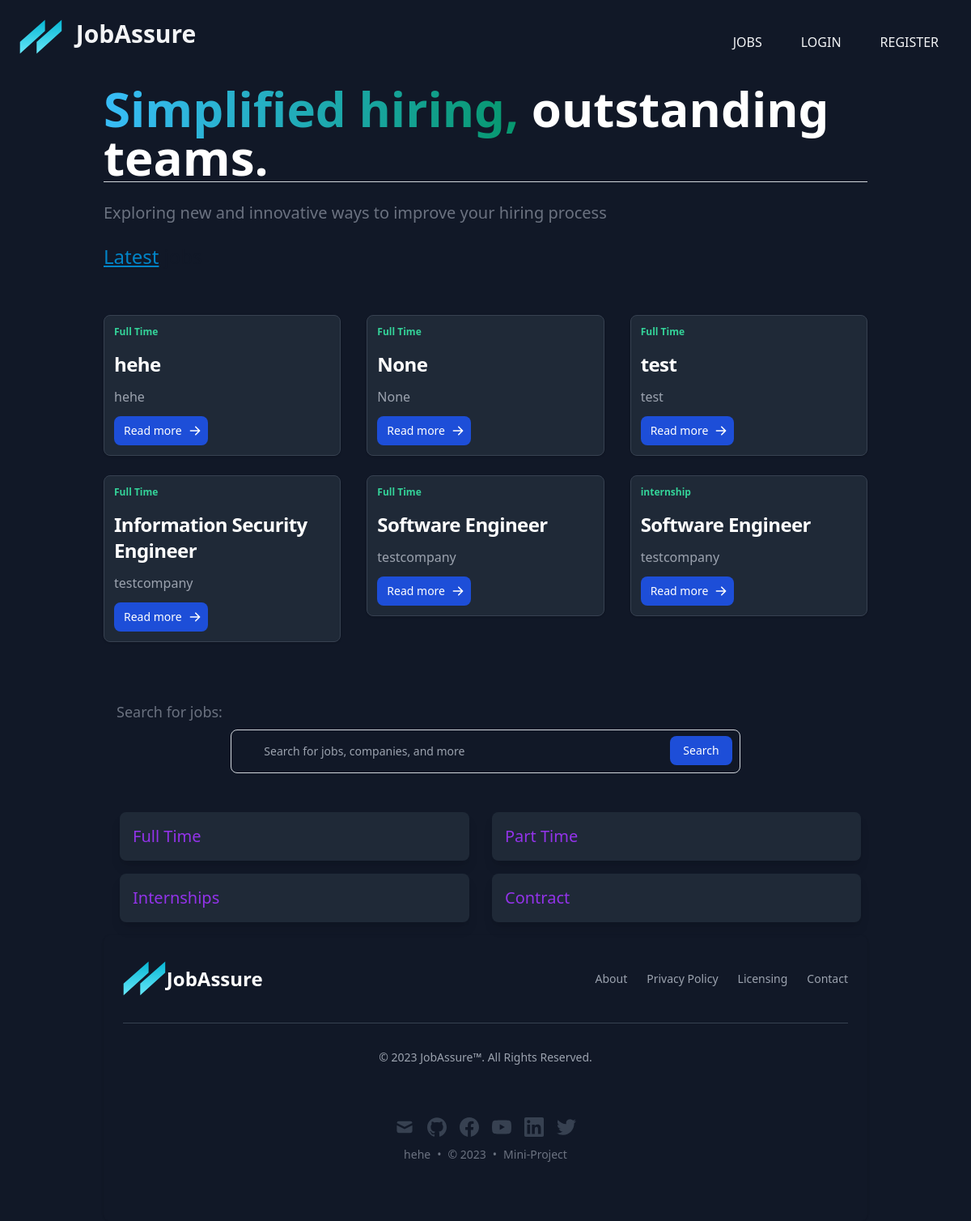
The page / on the database its author committed.
### dash/models.py (models this page shows)
class JobPost(models.Model):
    JOB_TYPE_CHOICES = (
        ('full_time', 'Full Time'),
        ('part_time', 'Part Time'),
        ('contract', 'Contract'),
        ('internship', 'Internship'),
        ('freelance', 'Freelance'),
    )
    user = models.ForeignKey(User, on_delete=models.CASCADE)
    title = models.CharField(max_length=200)
    company = models.CharField(max_length=200)
    description = models.TextField()
    job_type = models.CharField(max_length=20, choices=JOB_TYPE_CHOICES, default='full_time')
    created_at = models.DateTimeField(auto_now_add=True)

### front/views.py (the view)
# urls.py: path('', views.indexpage, name='indexpage'),
def indexpage(request):
    jobs = JobPost.objects.order_by('-created_at')[:6]  # slice the queryset to get only the first 6 jobs
    context = {'jobs': jobs}
    return render(request, 'index.html', context)

### front/templates/index.html (shortened to what this page needs)
<!doctype html>
<html>
<head>
  <script src="https://cdn.tailwindcss.com"></script>
</head>
<body class="bg-gray-900">
    {% include 'partials/nav.html' %}
    <div class="container mx-auto px-10">
      <h1 class="border-b border-gray-300 dark:border-gray-800 mb-6 text-4xl font-extrabold text-gray-900 dark:text-white md:text-5xl lg:text-6xl"><span class="text-transparent bg-clip-text bg-gradient-to-r to-emerald-600 from-sky-400">Simplified hiring, </span><span class="text-white">outstanding teams.</span></h1>
      <p class="text-lg font-normal text-gray-500 lg:text-xl dark:text-gray-400"> Exploring new and innovative ways to improve your hiring process</p>
      <br>
      <p class="text-2xl font-medium text-gray-900 dark:text-white pb-8">
          <span class="text-sky-600"><u>Latest</u></span> jobs
      </p>
      <br>
        <div class="flex flex-wrap -mx-4 justify-center h-full bg-gray-900">
          {% for job in jobs %}
            <div class="w-full md:w-1/2 lg:w-1/3 px-4 mb-6 transition-all duration-500 transform hover:scale-105">
              <div class="max-w-sm p-3 bg-gray-800 border border-gray-700 rounded-lg shadow hover:bg-gray-700">
                <div class="flex justify-between items-start mb-4">
                  {% if job.job_type == 'full_time' %}
                    <p class="text-xs font-semibold text-emerald-400">Full Time</p>
                  {% elif job.job_type == 'part_time' %}
                    <p class="text-xs font-semibold text-emerald-400">Part Time</p>
                  {% else %}
                    <p class="text-xs font-semibold text-emerald-400">{{ job.job_type }}</p>
                  {% endif %}
                </div>
                <a href="#" class="animate-bounce">
                  <h5 class="my-2 text-2xl font-bold tracking-tight text-white">{{ job.title }}</h5>
                </a>
                <p class="my-3 font-normal text-gray-400">{{ job.company }}</p>
                <a href="{% url 'job_detail' job_id=job.id %}" class="inline-flex items-center px-3 py-2 text-sm font-medium text-center text-white bg-blue-700 rounded-lg hover:bg-blue-800 focus:ring-4 focus:outline-none focus:ring-blue-300 dark:bg-blue-600 dark:hover:bg-blue-700 dark:focus:ring-blue-800">
                  Read more
                </a>
              </div>
            </div>
          {% endfor %}
        </div>
<br><br>
<label class="block text-lg font-medium text-gray-500 dark:text-gray-400 ml-4 mb-2">Search for jobs:</label>
<form action="dashboard/search" method="get" class="w-full sm:w-2/3 mx-auto">
  <div class="relative">
    <div class="absolute inset-y-0 left-0 flex items-center pl-3 pointer-events-none">
    </div>
    <input type="search" id="default-search" class="block w-full p-4 pl-10 text-sm text-gray-900 border border-gray-300 rounded-lg bg-gray-900 focus:ring-blue-500 focus:border-blue-500 placeholder-gray-400 text-white focus:outline-none dark:bg-gray-700 dark:border-gray-600 dark:text-gray-100 dark:placeholder-gray-400 dark:focus:ring-blue-500 dark:focus:border-blue-500 transition duration-500 ease-in-out transform hover:-translate-y-1 hover:scale-105" placeholder="Search for jobs, companies, and more" name="q" required>
    <button type="submit" class="text-white absolute right-2.5 bottom-2.5 bg-blue-700 hover:bg-blue-800 focus:ring-4 focus:outline-none focus:ring-blue-300 font-medium rounded-lg text-sm px-4 py-2 dark:bg-blue-600 dark:hover:bg-blue-700 dark:focus:ring-blue-800 transition duration-500 ease-in-out transform hover:-translate-y-1 hover:scale-105">Search</button>
  </div><br>
</form>
<br><div class="flex justify-between center">
    <div class="w-1/2 px-5">
      <div class="bg-gray-800 shadow-lg rounded-lg p-4 mb-4 transform hover:scale-105 transition duration-300 ease-in-out">
        <a href="/jobs?job_type=full_time" class="text-purple-600 hover:text-purple-300 text-center text-sm md:text-lg lg:text-xl">Full Time </a>
      </div>
      <div class="bg-gray-800 shadow-lg rounded-lg p-4 mb-4 transform hover:scale-105 transition duration-300 ease-in-out">
        <a href="/jobs?job_type=internship" class="text-purple-600 hover:text-purple-300 text-center text-sm md:text-lg lg:text-xl">Internships</a>
      </div>
    </div>
    <div class="w-1/2 px-2">
      <div class="bg-gray-800 shadow-lg rounded-lg p-4 mb-4 transform hover:scale-105 transition duration-300 ease-in-out">
        <a href="/jobs?job_type=part_time" class="text-purple-600 hover:text-purple-300 text-center text-sm md:text-lg lg:text-xl">Part Time </a>
      </div>
      <div class="bg-gray-800 shadow-lg rounded-lg p-4 mb-4 transform hover:scale-105 transition duration-300 ease-in-out">
        <a href="/jobs?job_type=contract" class="text-purple-600 hover:text-purple-300 text-center text-sm md:text-lg lg:text-xl">Contract</a>
      </div>
    </div>
  </div>
<footer class="p-4 bg-gray-900 rounded-lg shadow md:px-6 md:py-8">
  <div class="sm:flex sm:items-center sm:justify-between">
      <a href="https://www.akashsebastian.com/" class="flex items-center mb-4 sm:mb-0">
          <span class="self-center text-2xl font-semibold whitespace-nowrap text-white"> JobAssure</span>
      </a>
      <ul class="flex flex-wrap items-center mb-6 text-sm text-gray-400 sm:mb-0">
          <li>
              <a href="#" class="mr-4 hover:underline md:mr-6">About</a>
          </li>
          <li>
              <a href="#" class="mr-4 hover:underline md:mr-6">Privacy Policy</a>
          </li>
          <li>
              <a href="#" class="mr-4 hover:underline md:mr-6">Licensing</a>
          </li>
          <li>
              <a href="#" class="hover:underline">Contact</a>
          </li>
      </ul>
  </div>
  <hr class="my-6 border-gray-700 sm:mx-auto lg:my-8" />
  <span class="block text-sm text-gray-400 sm:text-center">© 2023 <a href="https://www.akashsebastian.com" class="hover:underline">JobAssure™</a>. All Rights
Reserved.
                </span>
            {% include 'partials/footer.html' %}
            </div>
            </body>
            </html>

### account/templates/partials/nav.html (shortened to what this page needs)
<nav class="p-6 flex">
    <a class="flex space-x-4 hover:text-emerald-500" href="/">
        <h1 class="text-3xl text-gray-100 bold"><b>JobAssure</b></h1>
    </a>
{% if not request.user.is_authenticated %}
<div class="hidden md:flex ml-auto space-x-4">
    <a href="/jobs">
        <button class="p-1 font-medium text-gray-100 sm:p-4 uppercase hover:text-cyan-500">Jobs</button>
    </a>
    <a href="/account/login">
        <button class="p-1 font-medium text-gray-100 sm:p-4 uppercase hover:text-cyan-500">login</button>
    </a>
    <a href="/account/signup">
        <button class="p-1 font-medium  sm:p-4 text-gray-100 uppercase hover:text-cyan-500">register</button>
    </a>
</div>
{% endif %}
</nav>

### account/templates/partials/footer.html (shortened to what this page needs)
<footer class="bottom-0 mx-auto">
    <div class="flex flex-col items-center mt-16">
      <div class="flex mb-3 space-x-4">
        <a
         data-tooltip-target="tooltip-default"
          class="text-sm text-gray-500 transition hover:text-gray-600"
          target="_blank"
          rel="noopener noreferrer"
          href="mailto:akashsebastian.com"
          >
            </a>
          <a
          class="text-sm text-gray-500 transition hover:text-gray-600"
          target="_blank"
          rel="noopener noreferrer"
          href="https://github.com/">
            </a>
            <a
          class="text-sm text-gray-500 transition hover:text-gray-600"
          target="_blank"
          rel="noopener noreferrer"
          href="https://facebook.com"
          >
            </a
        >
        <a
          class="text-sm text-gray-500 transition hover:text-gray-600"
          target="_blank"
          rel="noopener noreferrer"
          href="https://youtube.com"
          >
            </a
        >
        <a
          class="text-sm text-gray-500 transition hover:text-gray-600"
          target="_blank"
          rel="noopener noreferrer"
          href="https://www.linkedin.com/in/"
          >
            </a
        >
        <a
          class="text-sm text-gray-500 transition hover:text-gray-600"
          target="_blank"
          rel="noopener noreferrer"
          href="https://twitter.com/Twitter"
          >
      </a>
      </div>
      <div class="flex mb-2 space-x-2 text-sm text-gray-500 dark:text-gray-400">
        <div>hehe </div>
        <div>•</div>
        <div>© 2023</div>
        <div>•</div>
        <a href="/">Mini-Project</a>
      </div>
    </div>
  </footer>

### rows shown on the page
JobPost: job_type "Full Time", title "hehe", company "hehe"
JobPost: job_type "Full Time", title "None", company "None"
JobPost: job_type "Full Time", title "test", company "test"
JobPost: job_type "Full Time", title "Information Security Engineer", company "testcompany"
JobPost: job_type "Full Time", title "Software Engineer", company "testcompany"
JobPost: job_type "internship", title "Software Engineer", company "testcompany"
